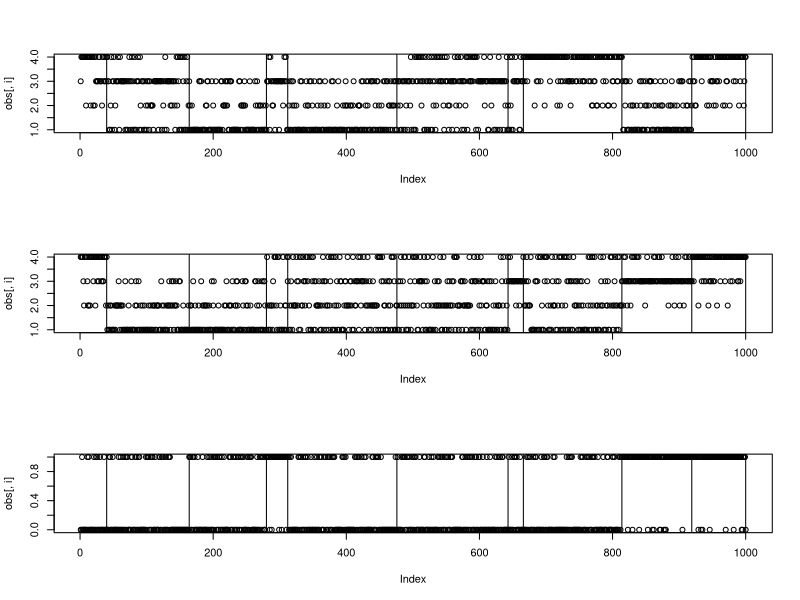

Write R code to recreate this figure. (Note: this script raises an error after producing the figure.)
rm(list=ls(all=TRUE))
library('MCMCpack')
set.seed(2)

nobs=1000
nseg=10
tmp=runif(nseg)
prob=tmp/sum(tmp); prob
partition=rmultinom(1,size=nobs,prob=prob)
seg.index=rep(1:nseg,times=partition)
nloc=100

#step length (multinomial with 4 categories)
prob.SL=matrix(c(0.6,0.2,0.2,0.0,
                 0.2,0.1,0.5,0.2,
                 0.0,0.1,0.2,0.7),3,4,byrow=T) 
#apply(prob.SL,1,sum) #basic checking
ind=sample(3,size=nseg,replace=T)
prob.SL1=prob.SL[ind,]

#turning angle  (multinomial with 4 categories)
prob.TA=matrix(c(0.6,0.3,0.1,0.0,
                 0.3,0.3,0.2,0.2,
                 0.0,0.1,0.7,0.2,
                 0.0,0.1,0.2,0.7),4,4,byrow=T)
#apply(prob.TA,1,sum)  #basic checking
ind=sample(4,size=nseg,replace=T)
prob.TA1=prob.TA[ind,]

#turning angle autocorrelation (bernoulli)
prob.TAA=c(0.3,0.9)
ind=sample(2,size=nseg,replace=T)
prob.TAA1=prob.TAA[ind]

#generate observations
obs=matrix(NA,nobs,3)
for (i in 1:nobs){
  tmp.SL=rmultinom(1,size=1,prob=prob.SL1[seg.index[i],])
  tmp.TA=rmultinom(1,size=1,prob=prob.TA1[seg.index[i],])
  tmp.TAA=rbinom(1,size=1,prob=prob.TAA1[seg.index[i]])
  obs[i,]=c(which(tmp.SL==1),which(tmp.TA==1),tmp.TAA)
}

#plot these data
par(mfrow=c(3,1))
for (i in 1:3){
  plot(obs[,i])
  abline(v=cumsum(partition))
}

obs1=data.frame(SL=obs[,1],TA=obs[,2],TAA=obs[,3])
obs1$time1=1:nobs

setwd('U:\\GIT_models\\git_segmentation_behavior')
write.csv(obs1,'fake data.csv',row.names=F)
